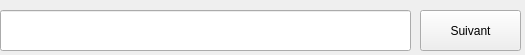
<?xml version="1.0" encoding="UTF-8"?>
<ui version="4.0">
 <class>desRecherche</class>
 <widget class="QWidget" name="desRecherche">
  <property name="geometry">
   <rect>
    <x>0</x>
    <y>0</y>
    <width>525</width>
    <height>55</height>
   </rect>
  </property>
  <property name="windowTitle">
   <string>Rechercher dans le JDC</string>
  </property>
  <widget class="QLineEdit" name="LERecherche">
   <property name="geometry">
    <rect>
     <x>0</x>
     <y>10</y>
     <width>411</width>
     <height>41</height>
    </rect>
   </property>
   <property name="sizePolicy">
    <sizepolicy hsizetype="Maximum" vsizetype="Maximum">
     <horstretch>0</horstretch>
     <verstretch>0</verstretch>
    </sizepolicy>
   </property>
  </widget>
  <widget class="QPushButton" name="PBSuivant">
   <property name="enabled">
    <bool>true</bool>
   </property>
   <property name="geometry">
    <rect>
     <x>420</x>
     <y>10</y>
     <width>101</width>
     <height>41</height>
    </rect>
   </property>
   <property name="sizePolicy">
    <sizepolicy hsizetype="Fixed" vsizetype="Fixed">
     <horstretch>0</horstretch>
     <verstretch>0</verstretch>
    </sizepolicy>
   </property>
   <property name="text">
    <string>Suivant</string>
   </property>
  </widget>
 </widget>
 <resources/>
 <connections/>
</ui>
